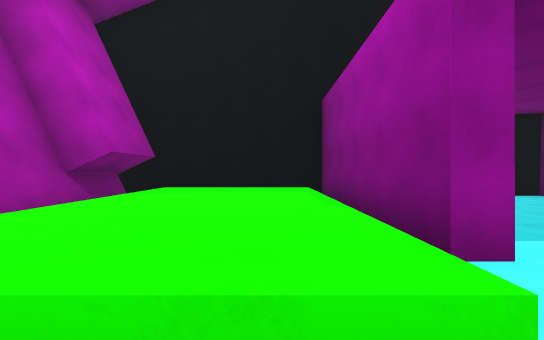
view 1 (above)

13 first-person views from a walk through a 3-D level made in the Unity game engine. The camera is 1.4 m above the floor, looks level and sees 90° across. The floor is counted in squares, 2 m on a side. Each view is taken from the middle of a square. On the plan, view 1 faces up. The plan holds only what a view shows up to about 9 squares ahead; the rest is blank. The place goes on beyond the plan.

view 2
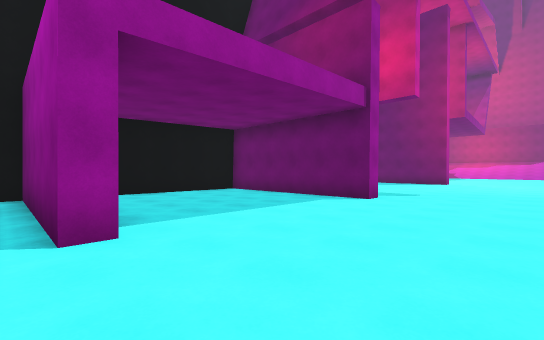

view 3
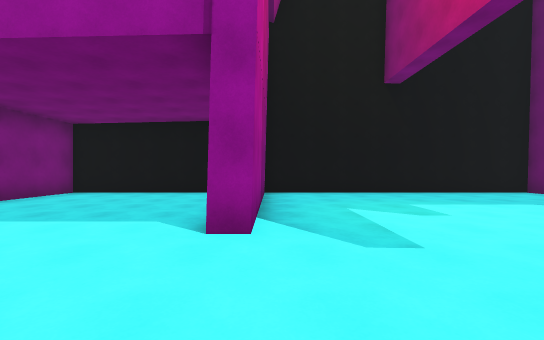

view 4
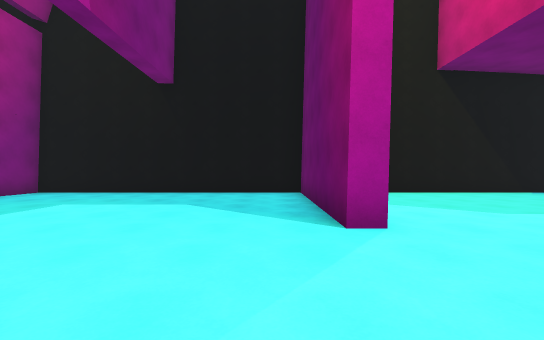

view 5
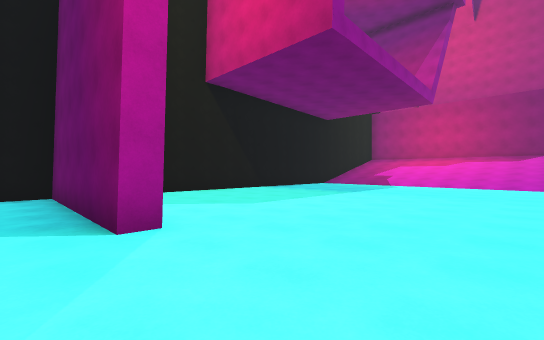

view 6
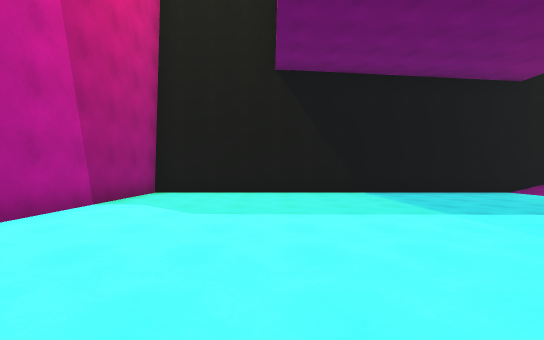

view 7
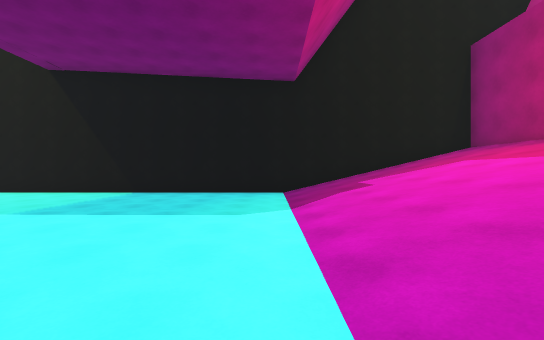

view 8
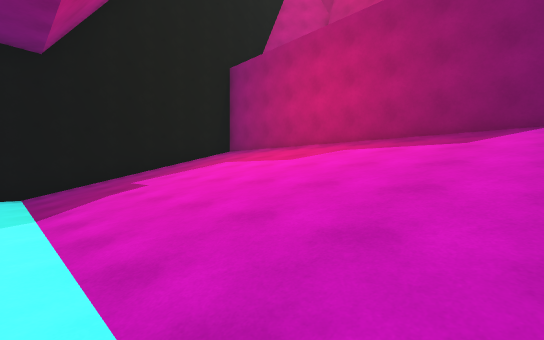

view 9
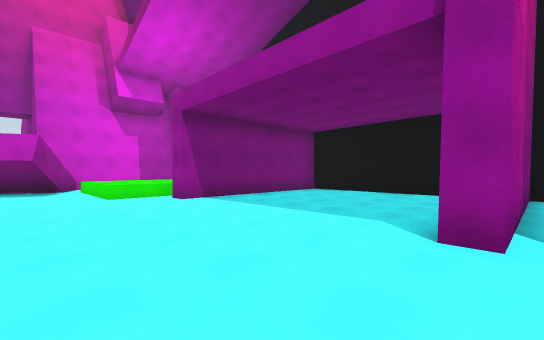

view 10
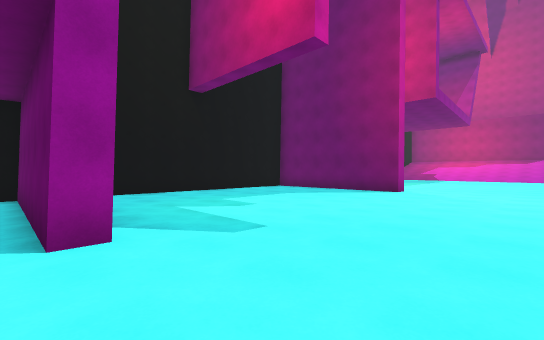

view 11
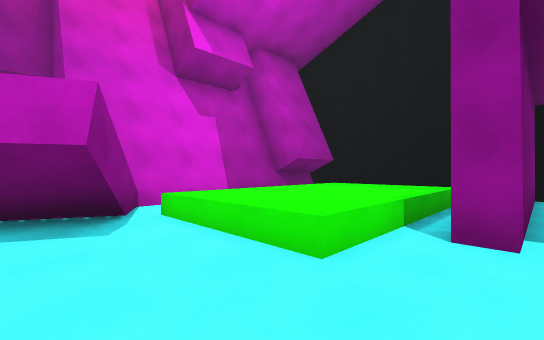

view 12
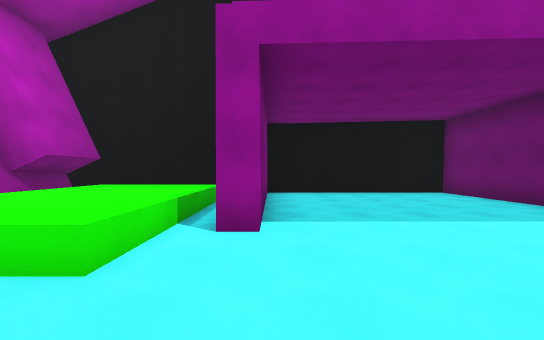

view 13
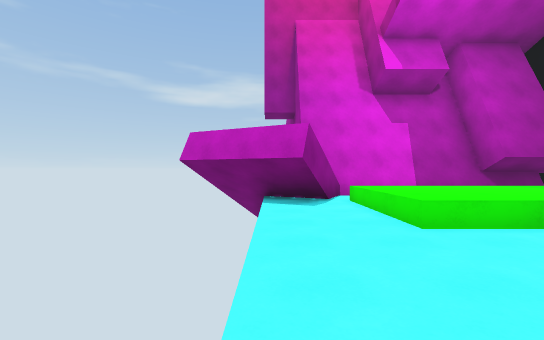

### Floor plan
Key: @ floor where view 1 was taken; # wall or solid block; . main floor; : floor 2.75 m higher than the main floor; / step, stairs or slope; ^ raised ledge.
Columns run from 3 left of view 1 to 34 right of it. Each row starts with its distance up from view 1.
  8    ###################################
  7 #####.....#........#.........../////:#
  6 #.^^#.....#........#.........../////:#
  5 #^^^#.....#........#.........../////:#
  4  ^^^#.....#........#.........../////:#
  3  ^^^^#....#........#.........../////:#
  2  ^^^......#..................../////:#
  1 #^^^.........................../////:#
  0 ##.@.........................../////:#
 -1 ## ............................/////:#

Positions as (right, up) in squares from view 1, and headings:
1: (0, 0), facing up
2: (1, -1), facing up-right
3: (8, -1), facing up
4: (15, -1), facing up
5: (15, -1), facing up-right
6: (20, -1), facing up
7: (27, -1), facing up
8: (27, -1), facing up-right
9: (8, -1), facing up-left
10: (7, -1), facing up-right
11: (2, -1), facing up-left
12: (2, -1), facing up
13: (4, -1), facing left
